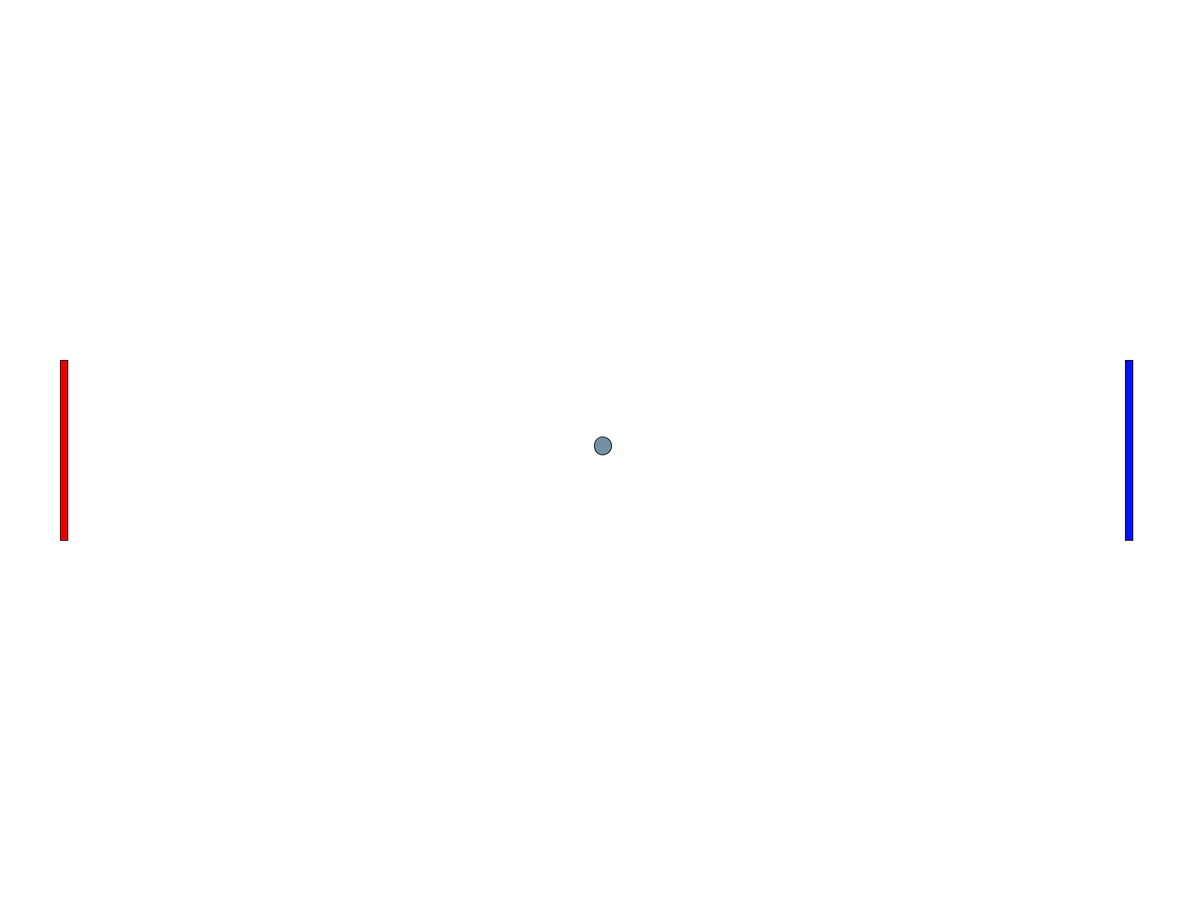
Frame 1 (no input)
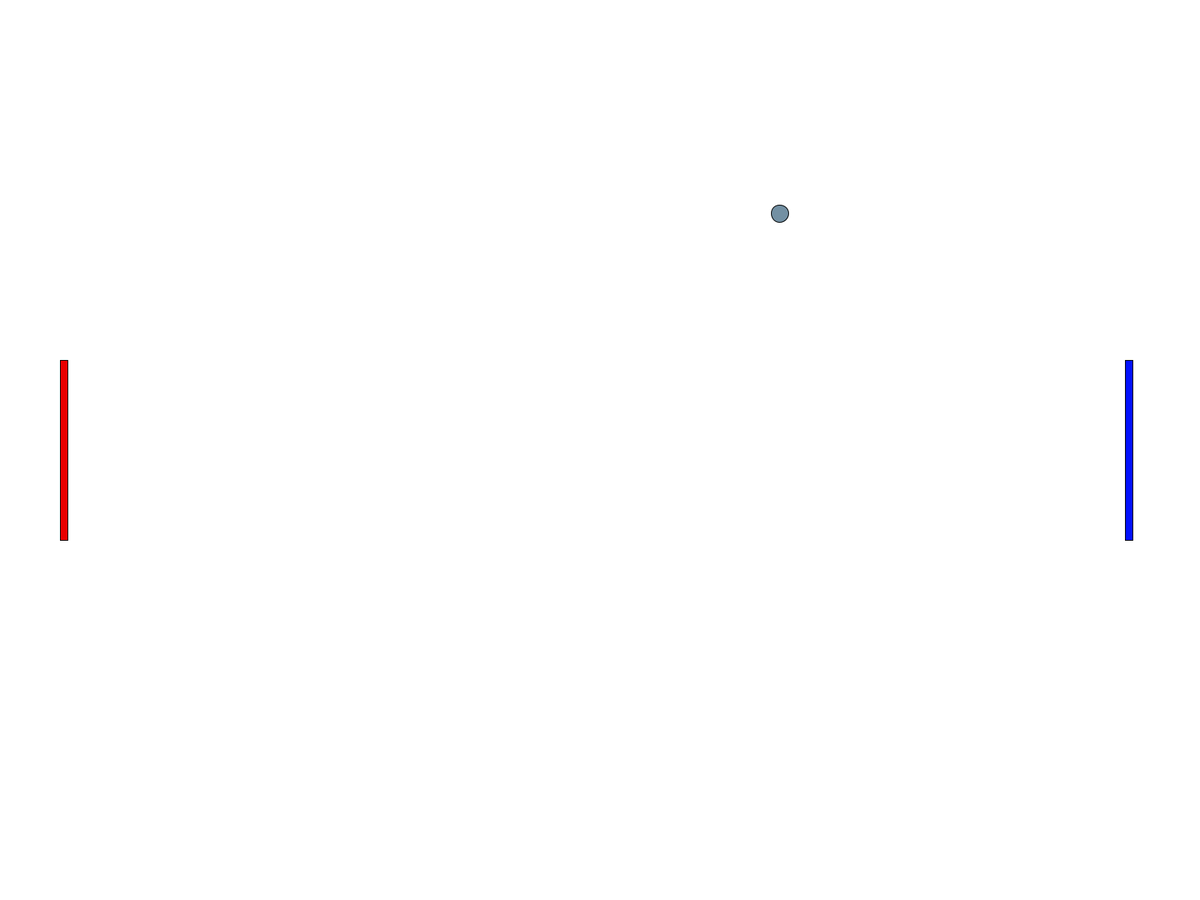
Frame 60 (the mouse pressed at the canvas centre just before this capture)
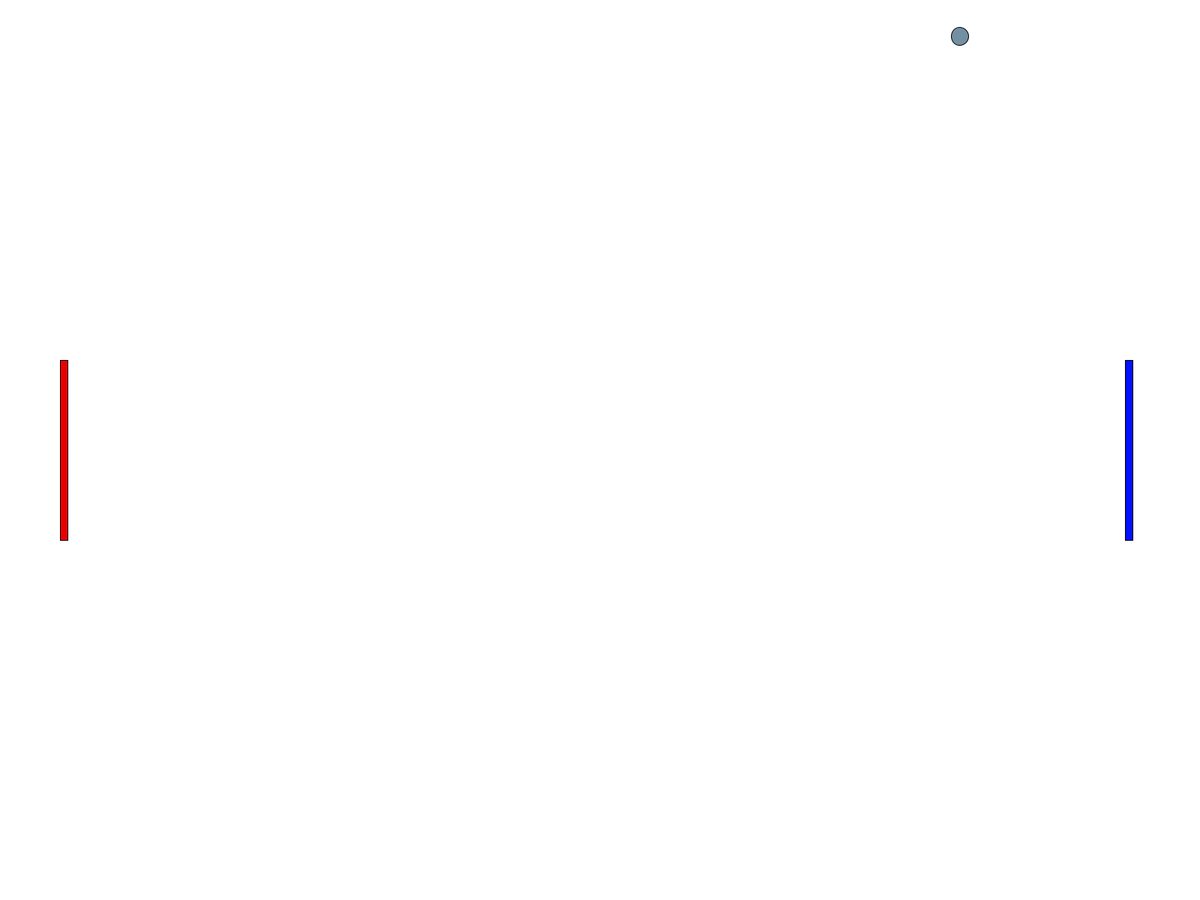
Frame 120 (the mouse held since frame 60 and released just before this capture)

The Processing sketch that drew these frames (run headless with seeded random() and noise(); from frame 60 on, the mouse is pressed at the canvas centre):

// Processing sketch: Paddles
// ── Paddles.pde
//Globul Objects
Ball[] balls = new Ball[1];
PaddlesClass[] paddle = new PaddlesClass[2];
Wall[] walls = new Wall[1];
//Globul Variables
float yMove1 = 0;
float yMove2 = 0;
float paddleSpeed = 1;
boolean rightPaddleUp;
boolean rightPaddleDown;
boolean leftPaddleUp;
boolean leftPaddleDown;
boolean wall;
void setup() {
  fullScreen();
  createBall();
  balls[0].x = displayWidth*1/2;
  balls[0].y = displayHeight*1/2;
  balls[0].xSpeed = 4;
  wall = false;
}

void draw() {
  paddle[0] = new PaddlesClass(displayWidth, displayHeight, 0.05, 0, yMove1,#EA0000);//object 0  
  paddle[1] = new PaddlesClass(displayWidth, displayHeight, 0.95, 0.0125, yMove2,#0311FF);//object 1
  background(255);
  balls[0].edgeDetection(paddle[1].x, paddle[1].rectWidth, paddle[1].rectHeight+paddle[1].y, paddle[1].y, paddle[0].rectHeight+paddle[0].y, paddle[0].y, paddle[0].rectWidth+paddle[0].x);//(float P1, float P1H2, float P1H1, float P0W1, float P0H2, float P0H1, float P0W2)
  if (wall == true) {
    balls[0].wallReflection(walls[0].x, walls[0].rectWidth);
    walls[0].move();
    walls[0].classDraw();
    if (walls[0].x == displayWidth) {
      wall = false;
    }
  }
  balls[0].move();
  balls[0].classDraw();
  paddle[0].classDraw();
  paddle[1].classDraw();
  PaddlePosition();
}

void mousePressed() {
}

void keyPressed() {
  if (key == CODED && keyCode == UP) {
    rightPaddleUp = true;
    rightPaddleDown = false;
  }
  if (key == CODED && keyCode == DOWN) {
    rightPaddleDown = true; 
    rightPaddleUp = false;
  }
  if (key == CODED && key == 'W' || key == 'w') {
    leftPaddleUp = true;
    leftPaddleDown = false;
  }
  if (key == CODED && key == 'S' || key == 's') {
    leftPaddleDown = true;
    leftPaddleUp = false;
  }
  if (wall == false && key == CODED && key == 'E' || key == 'e') {
    walls[0] = new Wall(-displayWidth/80, 0, displayWidth, displayHeight, 1, 1,paddle[0].colour);
    wall = true;
  }
}
void keyReleased() {
  if (key == CODED && keyCode == UP) {
    rightPaddleUp = false;
  }
  if (key == CODED && keyCode == DOWN) {
    rightPaddleDown = false;
  }
  if (key == CODED && key == 'W' || key == 'w') {
    leftPaddleUp = false;
  }
  if (key == CODED && key == 'S' || key == 's') {
    leftPaddleDown = false;
  }
}

// ── Ball.pde
class Ball {
  //object variables
  float x;
  float y;
  color colour;
  float diameter;
  float xSpeed;
  float ySpeed;
  float xnet = 0;
  float ynet = 0;
  float count= 0;
  //constructor - populates single object variables
  Ball (float X, float Y, float xSpeed, float ySpeed, float diameter) {
    this.x = X;
    this.y = Y;
    this.diameter = diameter;
    this.xSpeed = xSpeed;
    this.ySpeed = ySpeed;
    this.colour = color(int(random(50, 256)), int(random(50, 256)), int(random(50, 256)));
  }
  //edge detection
  void edgeDetection(float P2, float P2W1, float P2H2, float P2H1, float P1H2, float P1H1, float P1W2) {
    if (x+diameter/2 >= P2 && x-diameter/2 <= P2+P2W1 && y+diameter/2 < P2H2 && y+diameter/2 > P2H1) {//bounce from Right paddle
      x = P2 - diameter/2;
      xSpeed*=-1;
    }
    if (x-diameter/2 <= P1W2 && y+diameter/2 < P1H2 && y+diameter/2 > P1H1) {//bounce from LEFT paddle
      x = P1W2 + diameter/2;
      xSpeed*=-1;
    }
    if (x+diameter/2 >= displayWidth ) {
      xSpeed*=-1;
      x = displayWidth-diameter/2;
    }
    if (x-diameter/2 <= 0) {
      xSpeed*=-1;
      x = diameter/2;
    }
    if (y+diameter/2 >= displayHeight ) {
      ySpeed*=-1;
      y = displayHeight-diameter/2;
    }
    if ( y-diameter/2 <= 0) {
      ySpeed*=-1;
      y = diameter/2;
    }
    
  }
  void wallReflection(float wallX, float wallWidth) {
    if (x >= wallX && x <= wallX+wallWidth ) {
      x=wallX+wallWidth+diameter/2;
      xSpeed*=-1;
      
    }
  }
  //Ball movement
  void move() {
    x = x+xSpeed;
    y = y+ySpeed;
  }

  //Draw
  void classDraw() {
    fill(colour);
    ellipse(x, y, diameter, diameter);
  }
  // Getters and Setters
}
void createBall() {
  for (int i = 0; i < balls.length; i++) {
    float xLocation = random(displayWidth);//random(width);
    float yLocation = random(displayHeight);//random(height);
    float xSpeed = random(-10, 10);
    if (xSpeed > -4 && xSpeed < 4) {
      createBall();
    }
    float ySpeed = random(-10, 10);
    float diameter = random(15, 25);
    if (xLocation >= width-25) {
      xLocation = width-25/2;
    }
    if (xLocation <= 25) {
      xLocation = 25/2;
    }
    if (yLocation >= height-25) {
      yLocation = height-25/2;
    }
    if (yLocation <= 25) {
      yLocation = 25/2;
    }    
    balls[i] = new Ball(xLocation, yLocation, xSpeed, ySpeed, diameter );
  }
}

// ── PaddlesClass.pde
class PaddlesClass {
  float x;
  float y;
  float rectWidth;
  float rectHeight;
  float yMove;
  color colour;
  PaddlesClass (float w, float h, float pX, float shift, float yMove, color colour) {
    //pX needs to be decimal cause trunkation
    this.yMove = yMove;
    float altitude = h*yMove/30;
    rectHeight = h*6/30;
    this.x = (w*pX)-(w*shift);
    this.y = h*12/30 + altitude;
    rectWidth = w/160;
    this.colour = colour;
  }

  //Procedures

  void classDraw() {
    fill(colour);
    rect(x, y, rectWidth, rectHeight);
  }
  //Getters and Setters
}
void PaddlePosition() {
  if (rightPaddleUp == true ) {
    yMove2 -= paddleSpeed;
  }
  if (rightPaddleDown == true) {
    yMove2 += paddleSpeed;
  }
  if (yMove2 <= -12 ) {
    yMove2 = -12;
  }
  if (displayHeight*yMove2/30 + displayHeight*12/30>= displayHeight-displayHeight*6/30 ) {
    yMove2 = 12;
  }
  if (leftPaddleUp == true ) {
    yMove1 -= paddleSpeed;
  }
  if (leftPaddleDown == true) {
    yMove1 += paddleSpeed;
  }
  if (yMove1 <= -12 ) {
    yMove1 = -12;
  }
  if (displayHeight*yMove1/30 + displayHeight*12/30 >= displayHeight-displayHeight*6/30 ) {
    yMove1 = 12;
  }
}

// ── Wall.pde
class Wall {
  float x;
  float y;
  float W;
  float H;
  float xMove;
  float rectHeight;
  float rectWidth;
  color colour;
  Wall(float x,float y,float W, float H, float wallHeight, float xMove, color c) {
    this.x = x;
    this.y = y;
    this.W = W;
    this.H = H;
    this.xMove = xMove;
    rectHeight = H*wallHeight;
    rectWidth = W/80;
    colour = c;
  }

  void move (){
    x+=xMove;
  }
  void classDraw() {
    fill(colour);
    rect(x, y,rectWidth,rectHeight);
  }
}
